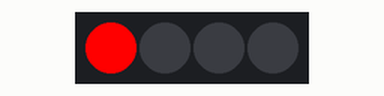
This sketch was run on a simulated Arduino Uno, built with avr-gcc and run on an emulated ATmega328P. Parts: 4 RGB LEDs in strip order, left to right.

Above: at 0.5 s.
At 1.5 s:
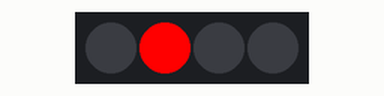
At 2.5 s:
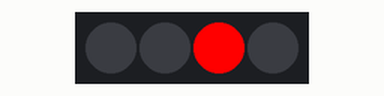
At 5.5 s:
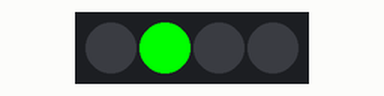
At 8.5 s:
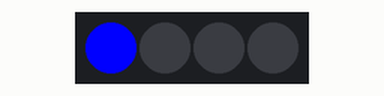
At 11.5 s:
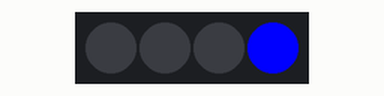
Timing chart, 0 to 15.6 s (numbered marks = the images above):
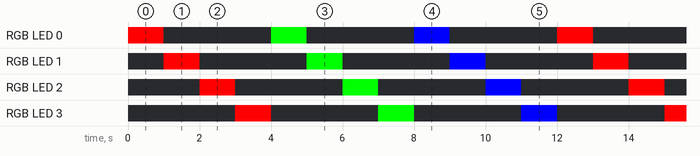

The sketch:

ChenillardTest.ino
```cpp
#include <Adafruit_NeoPixel.h>

#define PIN_LED   6        // PB0
#define N_LEDS    4       // Nombre de WS2812B
#define DELAI     1000     // 1 seconde entre chaque LED

Adafruit_NeoPixel strip(N_LEDS, PIN_LED, NEO_GRB + NEO_KHZ800);

void setup() {
  strip.begin();
  strip.clear();
  strip.show();
}

void loop() {

  // =========================
  // 🔴 Chenillard ROUGE
  // =========================
  for (uint8_t i = 0; i < N_LEDS; i++) {
    strip.clear();
    strip.setPixelColor(i, strip.Color(255, 0, 0));
    strip.show();
    delay(DELAI);
  }

  // =========================
  // 🟢 Chenillard VERT
  // =========================
  for (uint8_t i = 0; i < N_LEDS; i++) {
    strip.clear();
    strip.setPixelColor(i, strip.Color(0, 255, 0));
    strip.show();
    delay(DELAI);
  }

  // =========================
  // 🔵 Chenillard BLEU
  // =========================
  for (uint8_t i = 0; i < N_LEDS; i++) {
    strip.clear();
    strip.setPixelColor(i, strip.Color(0, 0, 255));
    strip.show();
    delay(DELAI);
  }

  // Rebouclement automatique
}
```

Measured:
- by itself, RGB LED 0–3: repeats every 12.0 s: off 3.0 s, RGB(0, 255, 0) 1.0 s, off 3.0 s, RGB(0, 0, 255) 1.0 s, off 3.0 s, RGB(255, 0, 0) 1.0 s
- by itself, everything shown: repeats every 12.0 s, in 12 steps
